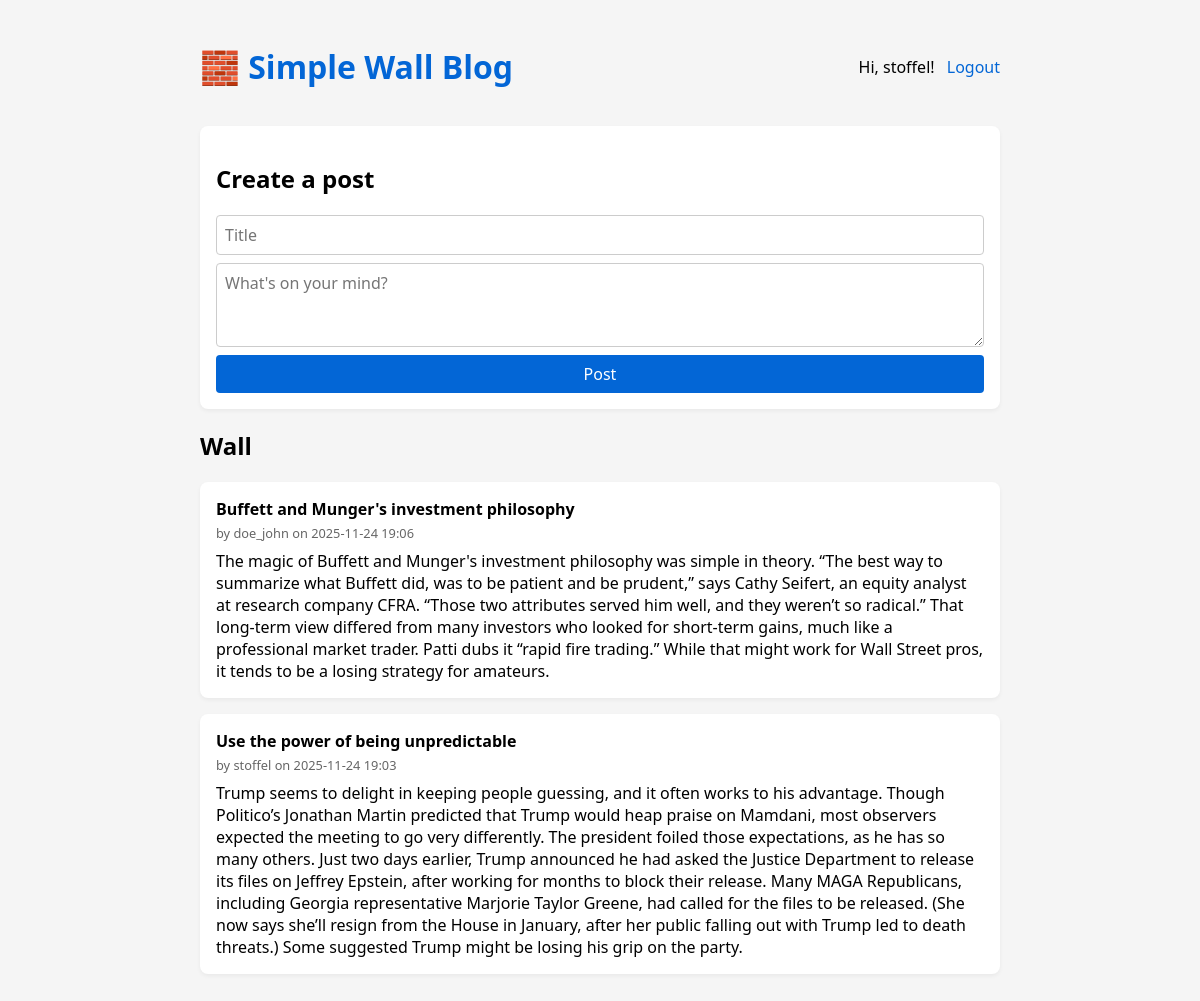
Screenshot of / (signed in) with the database file from the repository.
### app.py (models this page shows)
class User(db.Model):
    id = db.Column(db.Integer, primary_key=True)
    username = db.Column(db.String(80), unique=True, nullable=False)
    password_hash = db.Column(db.String(200), nullable=False)
    created_at = db.Column(db.DateTime, default=datetime.utcnow)
    posts = db.relationship("Post", backref="author", lazy=True)

class Post(db.Model):
    id = db.Column(db.Integer, primary_key=True)
    title = db.Column(db.String(200), nullable=False)
    body = db.Column(db.Text, nullable=False)
    created_at = db.Column(db.DateTime, default=datetime.utcnow)
    user_id = db.Column(db.Integer, db.ForeignKey("user.id"), nullable=False)

### app.py (the view)
@app.route("/")
def index():
    posts = Post.query.order_by(Post.created_at.desc()).all()
    return render_template("index.html", posts=posts, user=current_user())

### app.py (called while the page is built)
def current_user():
    user_id = session.get("user_id")
    if user_id:
        return User.query.get(user_id)
    return None

### templates/index.html
{% extends "base.html" %}
{% block content %}
{% if user %}
  <div class="card">
    <h2>Create a post</h2>
    <form method="post" action="{{ url_for('create_post') }}">
      <input type="text" name="title" placeholder="Title" required>
      <textarea name="body" rows="3" placeholder="What's on your mind?" required></textarea>
      <button type="submit">Post</button>
    </form>
  </div>
{% else %}
  <div class="card">
    <p>Log in or sign up to create a post. Everyone shares the same wall.</p>
  </div>
{% endif %}
<h2>Wall</h2>
{% for post in posts %}
  <div class="card">
    <div class="post-title">{{ post.title }}</div>
    <div class="post-meta">
      by {{ post.author.username }}
      on {{ post.created_at.strftime('%Y-%m-%d %H:%M') }}
    </div>
    <div>{{ post.body|e }}</div>
  </div>
{% else %}
  <p>No posts yet. Be the first!</p>
{% endfor %}
{% endblock %}

### templates/base.html (shortened to what this page needs)
<!doctype html>
<html lang="en">
<head>
</head>
<body>
<header>
  <h1><a href="{{ url_for('index') }}">🧱 Simple Wall Blog</a></h1>
  <nav>
    {% if user %}
      <span>Hi, {{ user.username }}!</span>
      <a href="{{ url_for('logout') }}">Logout</a>
    {% else %}
      <a href="{{ url_for('login') }}">Login</a>
      <a href="{{ url_for('signup') }}">Sign up</a>
    {% endif %}
  </nav>
</header>
{% block content %}{% endblock %}
</body>
</html>

### templates/base.html (style rules this page uses)
body { font-family: system-ui, sans-serif; max-width: 800px; margin: 0 auto; padding: 1.5rem; background: #f5f5f5; }
header { display: flex; justify-content: space-between; align-items: center; margin-bottom: 1rem; }
a { text-decoration: none; color: #0366d6; }
.card { background: white; padding: 1rem; border-radius: 8px; margin-bottom: 1rem; box-shadow: 0 2px 4px rgba(0,0,0,0.05); }
.post-title { font-weight: 600; margin-bottom: .25rem; }
.post-meta { font-size: .8rem; color: #666; margin-bottom: .5rem; }
form { display: flex; flex-direction: column; gap: .5rem; }
input, textarea { padding: .5rem; border-radius: 4px; border: 1px solid #ccc; font: inherit; }
button { padding: .5rem .75rem; border-radius: 4px; border: none; background:#0366d6; color:white; cursor:pointer; font: inherit; }
nav a { margin-left: .5rem; }

### rows the page displays
User: username "stoffel"
Post: title "Buffett and Munger's investment philosophy", author.username "doe_john", created_at "2025-11-24 19:06", body "The magic of Buffett and Munger's investment philosophy was simple in theory. “The best way to summarize what Buffett did, was to be patient and be prudent,” says Cathy Seifert, an equity analyst at research company CFRA. “Those two attributes served him well, and they weren’t so radical.” That long-term view differed from many investors who looked for short-term gains, much like a professional market trader. Patti dubs it “rapid fire trading.” While that might work for Wall Street pros, it tends to be a losing strategy for amateurs."
Post: title "Use the power of being unpredictable", author.username "stoffel", created_at "2025-11-24 19:03", body "Trump seems to delight in keeping people guessing, and it often works to his advantage. Though Politico’s Jonathan Martin predicted that Trump would heap praise on Mamdani, most observers expected the meeting to go very differently. The president foiled those expectations, as he has so many others. Just two days earlier, Trump announced he had asked the Justice Department to release its files on Jeffrey Epstein, after working for months to block their release. Many MAGA Republicans, including Georgia representative Marjorie Taylor Greene, had called for the files to be released. (She now says she’ll resign from the House in January, after her public falling out with Trump led to death…"
